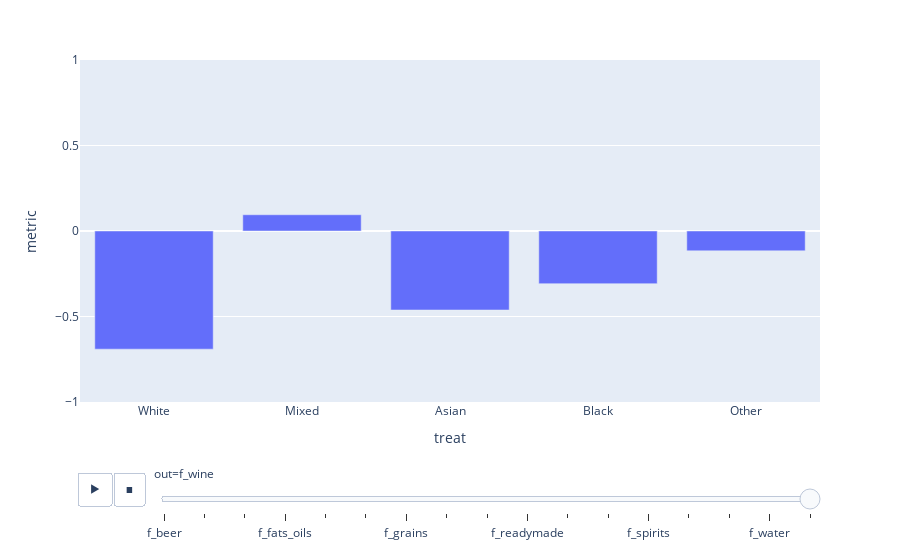

Here is the notebook cell this chart was saved with:
### Code cell
fig = px.bar(res_df, x="treat", y="metric", animation_frame="out", range_y=[-1,1],
             #color='sign_metric',
             category_orders=dict({'treat': ['White', 'Mixed', 'Asian', 'Black', 'Other']}))

fig.layout.updatemenus[0].buttons[0].args[1]["frame"]["duration"] = 2000
fig.show()

### Figure 1 — Plotly figure (JSON) as saved in the notebook; plotly's stock layout.template omitted (floating-point values rounded to 4 significant figures)
{"data": [{"alignmentgroup": "True", "hovertemplate": "out=f_wine<br>treat=%{x}<br>metric=%{y}<extra></extra>", "legendgroup": "", "marker": {"color": "#636efa"}, "name": "", "offsetgroup": "", "orientation": "v", "showlegend": false, "textposition": "auto", "type": "bar", "x": ["White", "Mixed", "Asian", "Black", "Other"], "xaxis": "x", "y": [-0.691, 0.095, -0.462, -0.308, -0.116], "yaxis": "y"}], "layout": {"autosize": true, "barmode": "relative", "legend": {"tracegroupgap": 0}, "margin": {"t": 60}, "sliders": [{"active": 16, "currentvalue": {"prefix": "out="}, "len": 0.9, "pad": {"b": 10, "t": 60}, "steps": [{"args": [["f_beer"], {"frame": {"duration": 0, "redraw": true}, "fromcurrent": true, "mode": "immediate", "transition": {"duration": 0, "easing": "linear"}}], "label": "f_beer", "method": "animate"}, {"args": [["f_dairy"], {"frame": {"duration": 0, "redraw": true}, "fromcurrent": true, "mode": "immediate", "transition": {"duration": 0, "easing": "linear"}}], "label": "f_dairy", "method": "animate"}, {"args": [["f_eggs"], {"frame": {"duration": 0, "redraw": true}, "fromcurrent": true, "mode": "immediate", "transition": {"duration": 0, "easing": "linear"}}], "label": "f_eggs", "method": "animate"}, {"args": [["f_fats_oils"], {"frame": {"duration": 0, "redraw": true}, "fromcurrent": true, "mode": "immediate", "transition": {"duration": 0, "easing": "linear"}}], "label": "f_fats_oils", "method": "animate"}, {"args": [["f_fish"], {"frame": {"duration": 0, "redraw": true}, "fromcurrent": true, "mode": "immediate", "transition": {"duration": 0, "easing": "linear"}}], "label": "f_fish", "method": "animate"}, {"args": [["f_fruit_veg"], {"frame": {"duration": 0, "redraw": true}, "fromcurrent": true, "mode": "immediate", "transition": {"duration": 0, "easing": "linear"}}], "label": "f_fruit_veg", "method": "animate"}, {"args": [["f_grains"], {"frame": {"duration": 0, "redraw": true}, "fromcurrent": true, "mode": "immediate", "transition": {"duration": 0, "easing": "linear"}}], "label": "f_grains", "method": "animate"}, {"args": [["f_meat_red"], {"frame": {"duration": 0, "redraw": true}, "fromcurrent": true, "mode": "immediate", "transition": {"duration": 0, "easing": "linear"}}], "label": "f_meat_red", "method": "animate"}, {"args": [["f_poultry"], {"frame": {"duration": 0, "redraw": true}, "fromcurrent": true, "mode": "immediate", "transition": {"duration": 0, "easing": "linear"}}], "label": "f_poultry", "method": "animate"}, {"args": [["f_readymade"], {"frame": {"duration": 0, "redraw": true}, "fromcurrent": true, "mode": "immediate", "transition": {"duration": 0, "easing": "linear"}}], "label": "f_readymade", "method": "animate"}, {"args": [["f_sauces"], {"frame": {"duration": 0, "redraw": true}, "fromcurrent": true, "mode": "immediate", "transition": {"duration": 0, "easing": "linear"}}], "label": "f_sauces", "method": "animate"}, {"args": [["f_soft_drinks"], {"frame": {"duration": 0, "redraw": true}, "fromcurrent": true, "mode": "immediate", "transition": {"duration": 0, "easing": "linear"}}], "label": "f_soft_drinks", "method": "animate"}, {"args": [["f_spirits"], {"frame": {"duration": 0, "redraw": true}, "fromcurrent": true, "mode": "immediate", "transition": {"duration": 0, "easing": "linear"}}], "label": "f_spirits", "method": "animate"}, {"args": [["f_sweets"], {"frame": {"duration": 0, "redraw": true}, "fromcurrent": true, "mode": "immediate", "transition": {"duration": 0, "easing": "linear"}}], "label": "f_sweets", "method": "animate"}, {"args": [["f_tea_coffee"], {"frame": {"duration": 0, "redraw": true}, "fromcurrent": true, "mode": "immediate", "transition": {"duration": 0, "easing": "linear"}}], "label": "f_tea_coffee", "method": "animate"}, {"args": [["f_water"], {"frame": {"duration": 0, "redraw": true}, "fromcurrent": true, "mode": "immediate", "transition": {"duration": 0, "easing": "linear"}}], "label": "f_water", "method": "animate"}, {"args": [["f_wine"], {"frame": {"duration": 0, "redraw": true}, "fromcurrent": true, "mode": "immediate", "transition": {"duration": 0, "easing": "linear"}}], "label": "f_wine", "method": "animate"}], "x": 0.1, "xanchor": "left", "y": 0, "yanchor": "top"}], "updatemenus": [{"active": 0, "buttons": [{"args": [null, {"frame": {"duration": 2000, "redraw": true}, "fromcurrent": true, "mode": "immediate", "transition": {"duration": 500, "easing": "linear"}}], "label": "&#9654;", "method": "animate"}, {"args": [[null], {"frame": {"duration": 0, "redraw": true}, "fromcurrent": true, "mode": "immediate", "transition": {"duration": 0, "easing": "linear"}}], "label": "&#9724;", "method": "animate"}], "direction": "left", "pad": {"r": 10, "t": 70}, "showactive": false, "type": "buttons", "x": 0.1, "xanchor": "right", "y": 0, "yanchor": "top"}], "xaxis": {"anchor": "y", "autorange": true, "categoryarray": ["White", "Mixed", "Asian", "Black", "Other"], "categoryorder": "array", "domain": [0, 1], "range": [-0.5, 4.5], "title": {"text": "treat"}, "type": "category"}, "yaxis": {"anchor": "x", "domain": [0, 1], "range": [-1, 1], "title": {"text": "metric"}, "type": "linear"}}}
